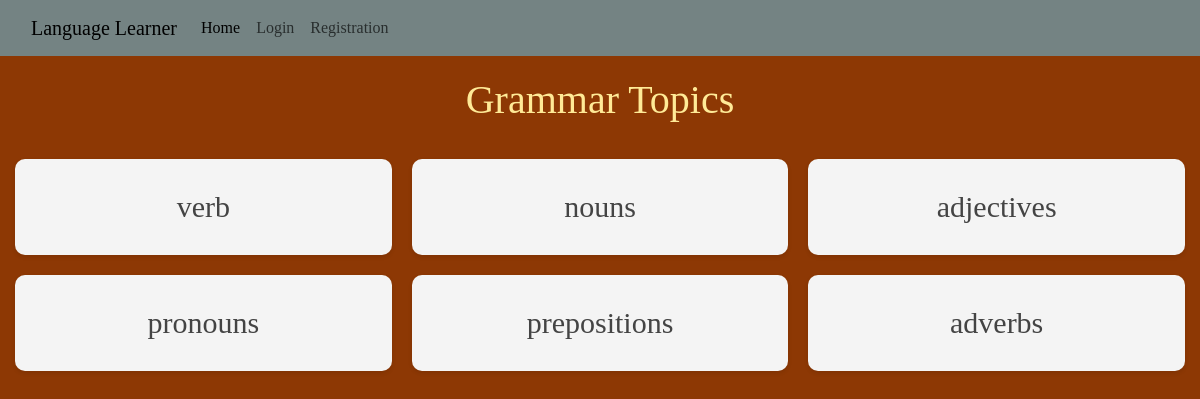
The page /learn/Spanish/grammar_topics/ on the database as committed earlier.
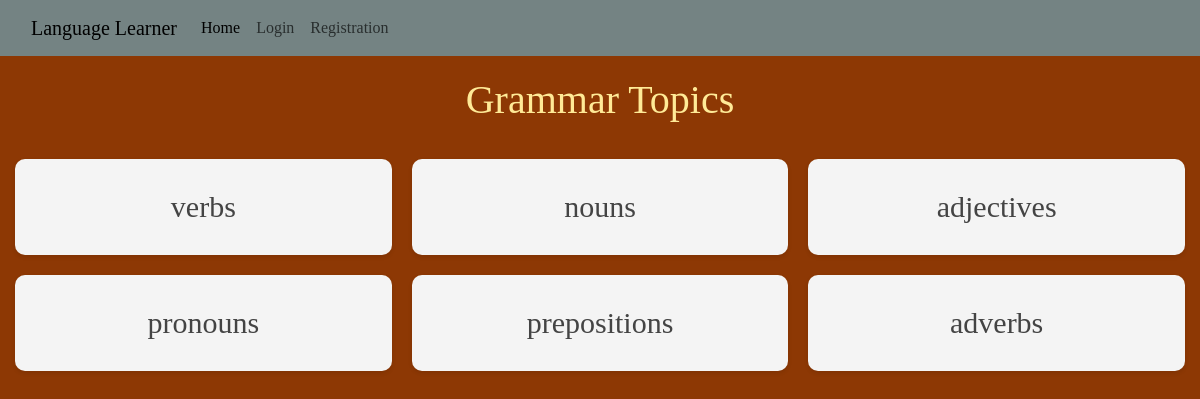
The same page on the database as committed later.
### teach/models.py (models this page shows)
class GrammarTopic(models.Model):
    topic = models.TextField(max_length=1000, null=False)

### learn/views.py (the view)
# urls.py: path('<str:language>/grammar_topics/', views.grammar_topics, name='grammar_topics'),
def grammar_topics(request, language):
    language_obj = Language.objects.filter(name=language).first()
    topics = GrammarTopic.objects.all()
    return render(request, 'grammar_list.html', {'topics': topics,
                                                 'language': language_obj})

### templates/grammar_list.html (shortened to what this page needs)
{% extends 'base.html' %}
{% block content %}
    <h1 class="heading">Grammar Topics</h1>
    <div class="topics-container">
        {% for topic in topics %}
            <a href="{% url 'grammar_lessons' language.name topic.topic %}" class="topic-link">
                <div class="topic-card">
                    <h2>{{ topic.topic }}</h2>
                </div>
            </a>
        {% endfor %}
    </div>
{% endblock %}

Rows that differ between the two databases and show on the page:
changed GrammarTopic: topic "verb" → "verbs"
